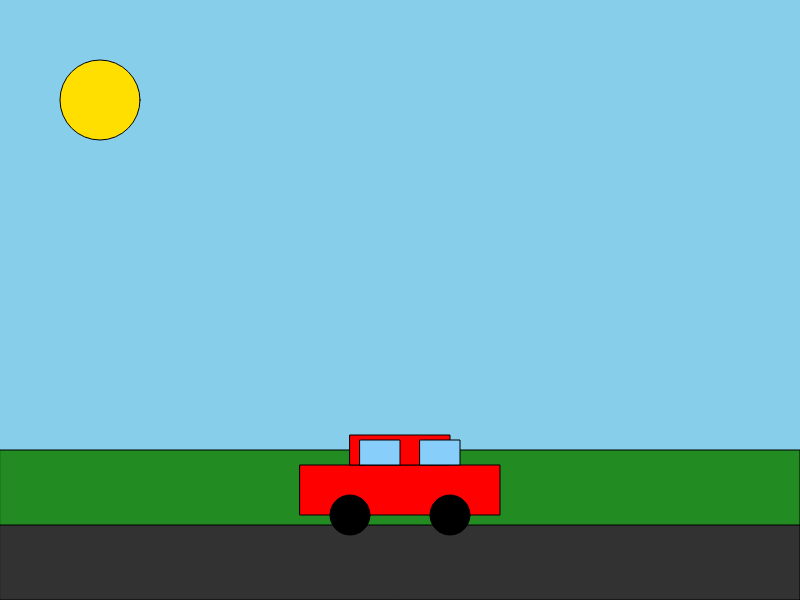
Frame 1 (no input)
Frame 60 (no input): identical to frame 1, image omitted
Frame 120 (the mouse pressed at the canvas centre since frame 60): identical to frame 1, image omitted

The p5.js sketch that drew this single still picture (run headless with seeded random() and noise() and a simulated clock; from frame 60 on, the mouse is pressed at the canvas centre):

// p5.js sketch
// ── sketch.js
function setup() {
  createCanvas(800, 600);
}

function draw() {
  background(135, 206, 235); // Sky blue background

  // Draw the grass
  fill(34, 139, 34);
  rect(0, height * 3/4, width, height / 4);

  // Draw the road
  fill(50);
  rect(0, height * 7/8, width, height / 8);

  // Draw the car
  drawCar(width / 2 - 100, height * 7/8 - 60);

  // Draw the sun
  fill(255, 223, 0);
  ellipse(100, 100, 80, 80);
}

function drawCar(x, y) {
  // Car body
  fill(255, 0, 0);
  rect(x, y, 200, 50);

  // Car roof
  rect(x + 50, y - 30, 100, 30);

  // Car windows
  fill(135, 206, 250);
  rect(x + 60, y - 25, 40, 25);
  rect(x + 120, y - 25, 40, 25);

  // Car wheels
  fill(0);
  ellipse(x + 50, y + 50, 40, 40);
  ellipse(x + 150, y + 50, 40, 40);
}
